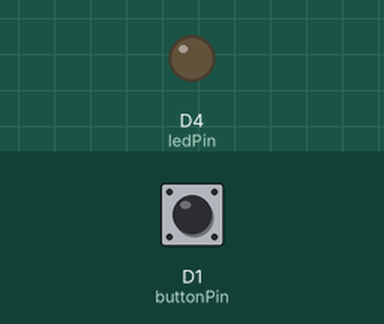
A sketch run on a simulated ESP8266 (NodeMCU). Shown: output pins drawn as LEDs (lit = HIGH). Inputs (shaded band) come from the test bench; at power-on: D1 (buttonPin) HIGH.

Above: at 1.2 s.
1.3 s: D1 (buttonPin) pulled LOW for 0.15 s
At 1.37 s:
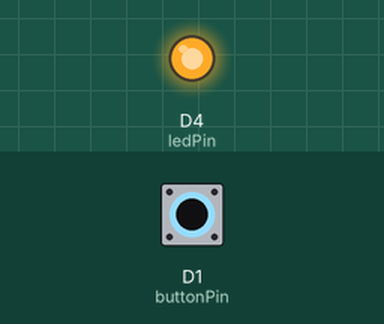
2.9 s: D1 (buttonPin) pulled LOW for 3.2 s
At 7.1 s:
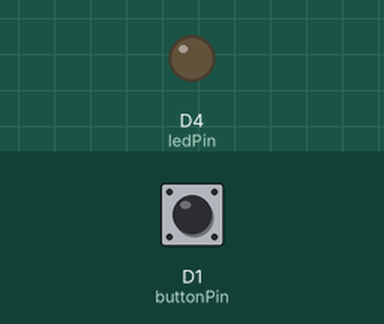
Timing chart, 0 to 8.6 s (numbered marks = the images above; inputs shaded):
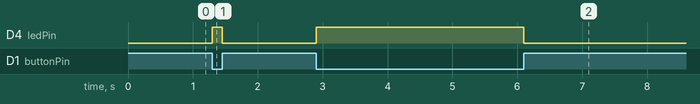

The sketch:

sensors-digital.ino
```cpp
const int buttonPin = D1;
const int ledPin =  D4;

int buttonState = 0;

void setup() {
  pinMode(ledPin, OUTPUT);
  pinMode(buttonPin, INPUT_PULLUP);
}

void loop() {
  buttonState = digitalRead(buttonPin);

  digitalWrite(ledPin, !buttonState);
}
```

Measured:
- after the input at 1.3 s, D4 (ledPin): LOW → HIGH at once, → LOW 0.15 s later
- after the input at 2.9 s, D4 (ledPin): LOW → HIGH at once, → LOW 3.2 s later
